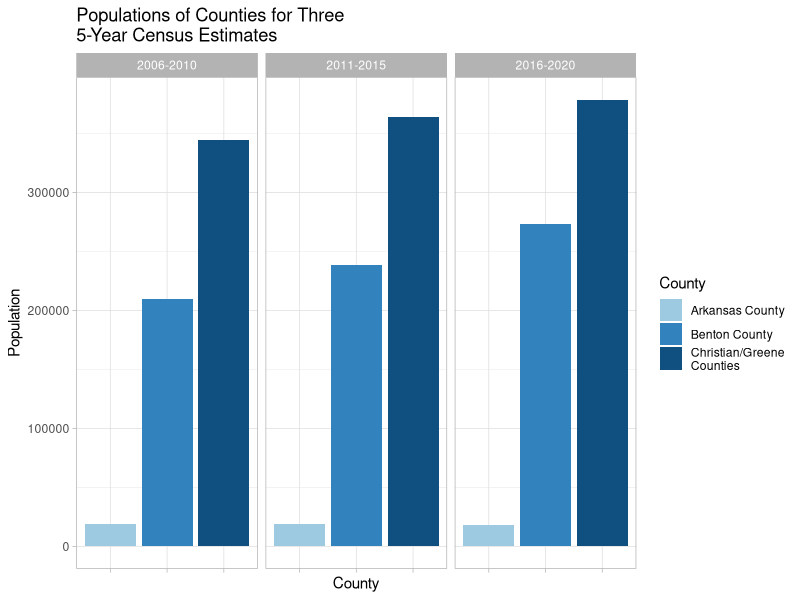
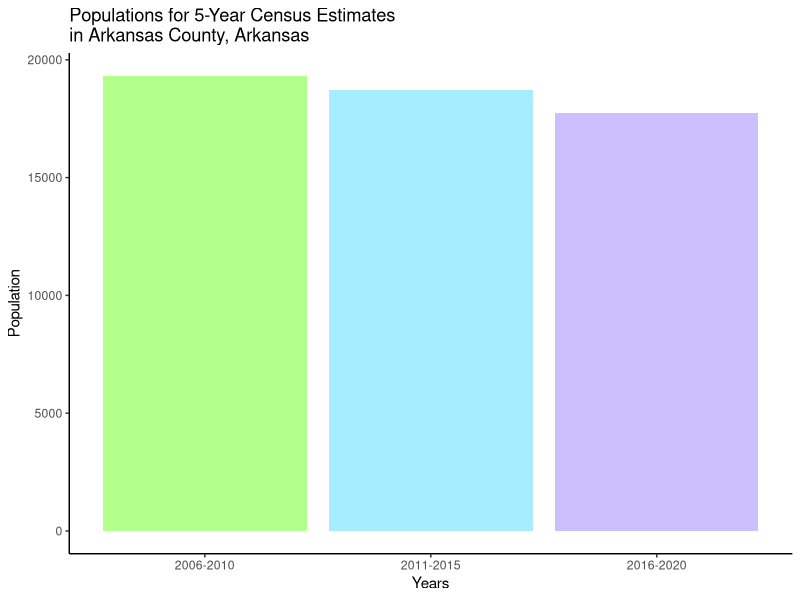
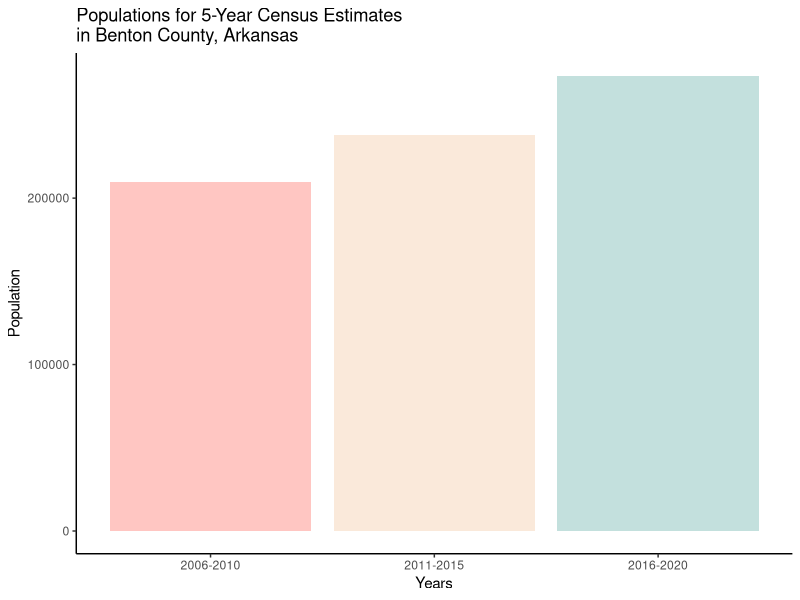
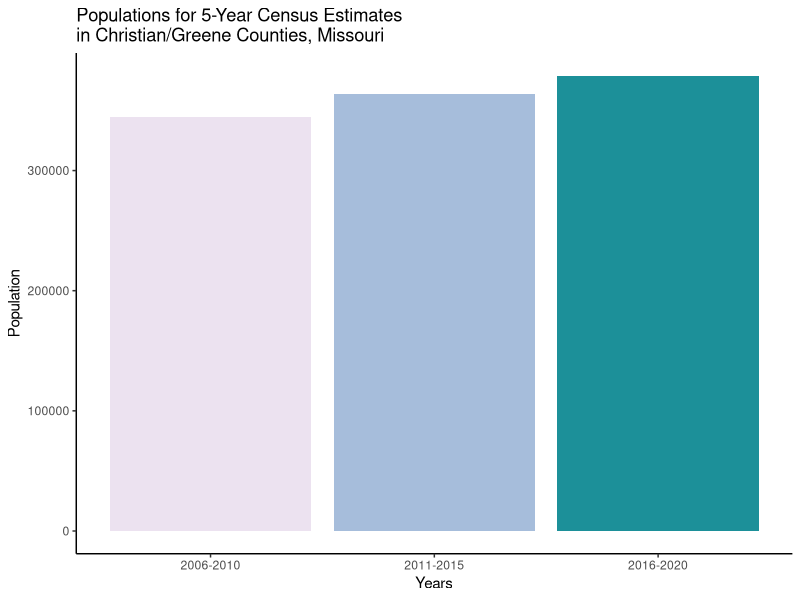

These figures' R source, in order:
## ---- chunk 1
knitr::opts_chunk$set(echo = TRUE)
## ---- chunk 2
library(tidyverse)

pop <- read_csv("final_pop_data.csv")
## ---- chunk 3
pop1 <- pop |>
  filter(years == "2006-2010")
## ---- chunk 4
summary(pop1$total_pop)
## ---- chunk 5
pop2 <- pop |>
  filter(years == "2011-2015")
## ---- chunk 6
summary(pop2$total_pop)
## ---- chunk 7
pop3 <- pop |>
  filter(years == "2016-2020")
## ---- chunk 8
summary(pop3$total_pop)
## ---- chunk 9
options(scipen = 999)
plot1 <- pop |>
  ggplot(aes(county, total_pop, fill = county)) +
  geom_col() +
  theme_light() +
  scale_fill_manual(values = c("#9ecae1", "#3182bd", "#105080"), labels = c("Arkansas County", "Benton County", "Christian/Greene\nCounties")) +
  facet_wrap(~years) +
  labs(x = "County",
       y = "Population",
       title = "Populations of Counties for Three\n5-Year Census Estimates",
       fill = "County")
plot1 + theme(axis.text.x = element_blank())
## ---- chunk 10
pop4 <- pop |>
  filter(county == "Arkansas County, Arkansas")
## ---- chunk 11
plot2 <- pop4 |>
  ggplot(aes(years, total_pop, fill = years)) +
  geom_col() +
  theme_classic() +
  scale_fill_manual(values = c("#b2ff8c", "#a5edff", "#ccbfff")) +
  guides(fill = "none") +
  labs(x = "Years",
       y = "Population",
       title = "Populations for 5-Year Census Estimates\nin Arkansas County, Arkansas")
plot2
## ---- chunk 12
pop5 <- pop |>
  filter(county == "Benton County, Arkansas")
## ---- chunk 13
plot3 <- pop5 |>
  ggplot(aes(years, total_pop, fill = years)) +
  geom_col() +
  theme_classic() +
  scale_fill_manual(values = c("#ffc6c2", "#fae9da", "#c3e0dd")) +
  guides(fill = "none") +
  labs(x = "Years",
       y = "Population",
       title = "Populations for 5-Year Census Estimates\nin Benton County, Arkansas")
plot3
## ---- chunk 14
pop6 <- pop |>
  filter(county == "Christian/Greene Counties, Missouri")
## ---- chunk 15
plot4 <- pop6 |>
  ggplot(aes(years, total_pop, fill = years)) +
  geom_col() +
  theme_classic() +
  scale_fill_manual(values = c("#ece2f0", "#a6bddb", "#1c9099")) +
  guides(fill = "none") +
  labs(x = "Years",
       y = "Population",
       title = "Populations for 5-Year Census Estimates\nin Christian/Greene Counties, Missouri")
plot4
